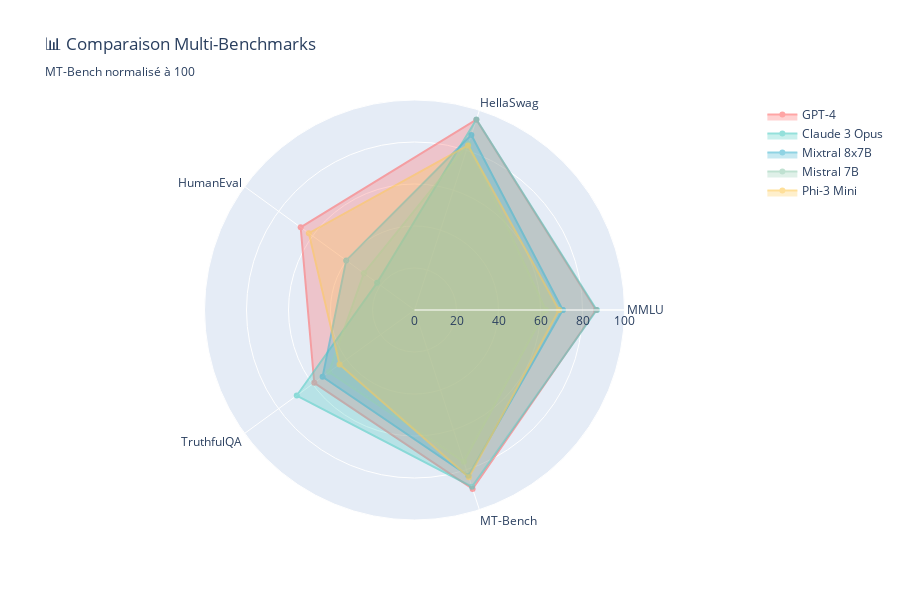

The cell this chart's notebook holds for it:
### Markdown cell above
## 📏 Benchmarks et Métriques Détaillées

### 🧪 Les Principaux Benchmarks

#### 1. 📚 MMLU (Massive Multitask Language Understanding)
- **Quoi** : 15,908 questions sur 57 matières académiques
- **Mesure** : Connaissances générales
- **Format** : QCM à 4 choix
- **Importance** : ⭐⭐⭐⭐⭐ (référence universelle)

#### 2. 🤔 HellaSwag
- **Quoi** : Complétion de phrases du quotidien
- **Mesure** : Bon sens et compréhension contextuelle
- **Exemple** : "Je verse de l'eau dans une bouilloire pour..." → "faire du thé"
- **Importance** : ⭐⭐⭐⭐ (pratique)

#### 3. 💻 HumanEval
- **Quoi** : 164 problèmes de programmation
- **Mesure** : Génération de code Python
- **Format** : Code qui passe les tests unitaires
- **Importance** : ⭐⭐⭐⭐⭐ (si vous faites du code)

#### 4. 💬 MT-Bench
- **Quoi** : Conversations multi-tours avec un juge IA
- **Mesure** : Qualité conversationnelle
- **Format** : Scores de 1 à 10
- **Importance** : ⭐⭐⭐⭐ (pour chatbots)

#### 5. ✅ TruthfulQA
- **Quoi** : Questions piège avec désinformation
- **Mesure** : Véracité vs hallucinations
- **Exemple** : "Combien de reins ont les humains ?" → "Deux" (pas "Trois")
- **Importance** : ⭐⭐⭐⭐⭐ (factuel critique)

### Code cell
# Données de benchmarks étendues
benchmark_data = {
    'Modèle': [
        'GPT-4', 'Claude 3 Opus', 'Gemini Pro', 'GPT-3.5 Turbo',
        'Llama 2 70B', 'Mixtral 8x7B', 'Mistral 7B', 'CodeLlama 34B',
        'Llama 2 13B', 'Phi-3 Mini'
    ],
    'MMLU': [86.4, 86.8, 83.7, 70.0, 68.9, 70.6, 62.5, 53.7, 54.8, 68.8],
    'HellaSwag': [95.3, 95.4, 92.0, 85.5, 87.3, 87.6, 83.3, 76.2, 82.1, 82.4],
    'HumanEval': [67.0, 22.0, 32.3, 48.1, 29.9, 40.2, 29.8, 48.0, 18.3, 62.2],
    'TruthfulQA': [59.0, 69.3, 47.3, 47.3, 52.8, 54.1, 50.3, 43.6, 47.1, 44.1],
    'MT_Bench': [8.96, 8.85, 8.0, 7.94, 6.86, 8.30, 7.60, 6.13, 6.65, 8.38]
}

df_benchmarks = pd.DataFrame(benchmark_data)

# Graphique radar multi-modèles
fig = go.Figure()

categories = ['MMLU', 'HellaSwag', 'HumanEval', 'TruthfulQA', 'MT-Bench']

# Normaliser MT-Bench sur 100 (actuellement sur 10)
df_benchmarks['MT_Bench_Norm'] = df_benchmarks['MT_Bench'] * 10

# Sélectionner quelques modèles représentatifs
models_to_show = ['GPT-4', 'Claude 3 Opus', 'Mixtral 8x7B', 'Mistral 7B', 'Phi-3 Mini']
colors = ['#FF6B6B', '#4ECDC4', '#45B7D1', '#96CEB4', '#FECA57']

for i, model in enumerate(models_to_show):
    if model in df_benchmarks['Modèle'].values:
        row = df_benchmarks[df_benchmarks['Modèle'] == model].iloc[0]
        values = [
            row['MMLU'], row['HellaSwag'], row['HumanEval'], 
            row['TruthfulQA'], row['MT_Bench_Norm']
        ]
        
        fig.add_trace(go.Scatterpolar(
            r=values + [values[0]],
            theta=categories + [categories[0]],
            fill='toself',
            name=model,
            line_color=colors[i],
            opacity=0.6
        ))

fig.update_layout(
    polar=dict(
        radialaxis=dict(
            visible=True,
            range=[0, 100]
        )
    ),
    title="📊 Comparaison Multi-Benchmarks<br><sub>MT-Bench normalisé à 100</sub>",
    showlegend=True,
    height=600
)

fig.show()

# Analyse des forces/faiblesses
print("🎯 Analyse des spécialisations :")
print("\n💻 Meilleurs en Code (HumanEval) :")
code_leaders = df_benchmarks.nlargest(3, 'HumanEval')[['Modèle', 'HumanEval']]
for _, row in code_leaders.iterrows():
    print(f"  • {row['Modèle']:20s}: {row['HumanEval']:.1f}%")

print("\n✅ Meilleurs en Véracité (TruthfulQA) :")
truth_leaders = df_benchmarks.nlargest(3, 'TruthfulQA')[['Modèle', 'TruthfulQA']]
for _, row in truth_leaders.iterrows():
    print(f"  • {row['Modèle']:20s}: {row['TruthfulQA']:.1f}%")

print("\n💬 Meilleurs en Conversation (MT-Bench) :")
chat_leaders = df_benchmarks.nlargest(3, 'MT_Bench')[['Modèle', 'MT_Bench']]
for _, row in chat_leaders.iterrows():
    print(f"  • {row['Modèle']:20s}: {row['MT_Bench']:.1f}/10")

### Figure 1 — Plotly figure (JSON) as saved in the notebook; plotly's stock layout.template omitted (floating-point values rounded to 4 significant figures)
{"data": [{"fill": "toself", "line": {"color": "#FF6B6B"}, "name": "GPT-4", "opacity": 0.6, "r": [86.4, 95.3, 67, 59, 89.6, 86.4], "theta": ["MMLU", "HellaSwag", "HumanEval", "TruthfulQA", "MT-Bench", "MMLU"], "type": "scatterpolar"}, {"fill": "toself", "line": {"color": "#4ECDC4"}, "name": "Claude 3 Opus", "opacity": 0.6, "r": [86.8, 95.4, 22, 69.3, 88.5, 86.8], "theta": ["MMLU", "HellaSwag", "HumanEval", "TruthfulQA", "MT-Bench", "MMLU"], "type": "scatterpolar"}, {"fill": "toself", "line": {"color": "#45B7D1"}, "name": "Mixtral 8x7B", "opacity": 0.6, "r": [70.6, 87.6, 40.2, 54.1, 83, 70.6], "theta": ["MMLU", "HellaSwag", "HumanEval", "TruthfulQA", "MT-Bench", "MMLU"], "type": "scatterpolar"}, {"fill": "toself", "line": {"color": "#96CEB4"}, "name": "Mistral 7B", "opacity": 0.6, "r": [62.5, 83.3, 29.8, 50.3, 76, 62.5], "theta": ["MMLU", "HellaSwag", "HumanEval", "TruthfulQA", "MT-Bench", "MMLU"], "type": "scatterpolar"}, {"fill": "toself", "line": {"color": "#FECA57"}, "name": "Phi-3 Mini", "opacity": 0.6, "r": [68.8, 82.4, 62.2, 44.1, 83.8, 68.8], "theta": ["MMLU", "HellaSwag", "HumanEval", "TruthfulQA", "MT-Bench", "MMLU"], "type": "scatterpolar"}], "layout": {"height": 600, "polar": {"radialaxis": {"range": [0, 100], "visible": true}}, "showlegend": true, "title": {"text": "📊 Comparaison Multi-Benchmarks<br><sub>MT-Bench normalisé à 100</sub>"}}}
